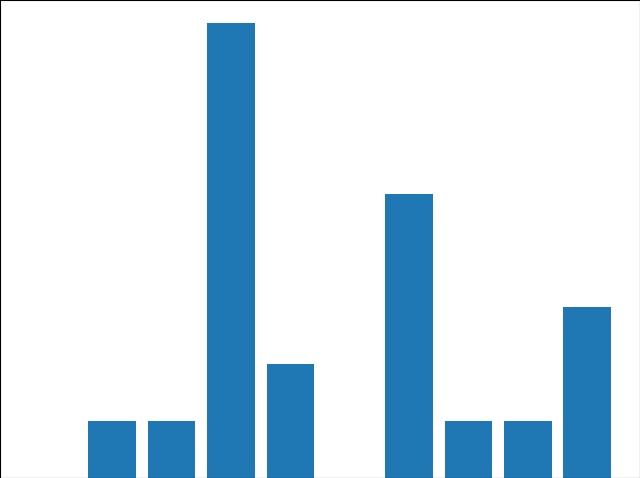

Here is the Python script that generated this plot:
from time import time
import matplotlib.pyplot as plt
import random

space = [['Going to pool', '1', '2020/07/12', '02:04:27', '2020/07/12', '11:30:00', '0', '0', ''],
        ['Preparing for Presentation', '1', '2020/07/12', '02:05:28', '2020/07/13', '16:00:00', '1', '80', 'Ask Sir Ayaz for the meeting'],
        ['Buying ciggerates', '0', '2020/07/12', '02:06:13', '2020/07/16', '10:00:00', '1', '0', ''],
        ['Hepatitis Research', '1', '2020/07/12', '02:08:00', '2020/07/14', '00:00:00', '1', '10', ''],
        ['Documents Registration', '0', '2020/07/12', '02:09:10', '2020/10/15', '16:00:00', '1', '0', ''],
        ['Marriage Shopping', '0', '2020/07/12', '02:10:10', '2020/12/14', '21:00:00', '1', '0', ''],
        ['Finding Job in UAE', '0', '2020/07/12', '02:10:58', '2021/01/01', '12:00:00', '1', '40', ''],
        ['Waking up in Morning', '1', '2020/07/12', '02:11:45', '2020/07/11', '05:00:00', '1', '0', ''],
        ['Cooking Haleem', '0', '2020/07/12', '02:12:45', '2020/07/13', '14:00:00', '1', '0', ''],
        ['IELTS Preparation', '1', '2020/07/12', '02:15:17', '2020/07/31', '00:00:00', '1', '30', '']]

#Time Complexity for Add Task

def partition(lst, x, y, typeindex):
  i = x - 1
  for j in range(x, y):
    if lst[j][typeindex] <= lst[y][typeindex]:
      i += 1
      lst[i], lst[j] = lst[j], lst[i]
  lst[i+1], lst[y] = lst[y], lst[i+1]
  return i + 1

def sortbyname(lst, x, y, typeindex):
  if not x < y:
    return
  z = partition(lst, x, y, typeindex)
  sortbyname(lst, x, z - 1, typeindex)
  sortbyname(lst, z + 1, y, typeindex)

elapse = []
for i in range(10):
    start_time = time()
    sortbyname(space, 0, len(space)-1, 0)
    print(space)
    end_time = time()
    total = end_time - start_time
    elapse.append(total)
    random.shuffle(space)
print(elapse)
print('The average time elapsed for Sort By Name function is', sum(elapse)/len(elapse))
fig = plt.figure()
ax = fig.add_axes([0,0,1,1])
iterations = ['Run1', 'Run2', 'Run3', 'Run4', 'Run5', 'Run6', 'Run7', 'Run8', 'Run9', 'Run10']
durations = elapse
ax.bar(iterations, durations)
plt.show()
